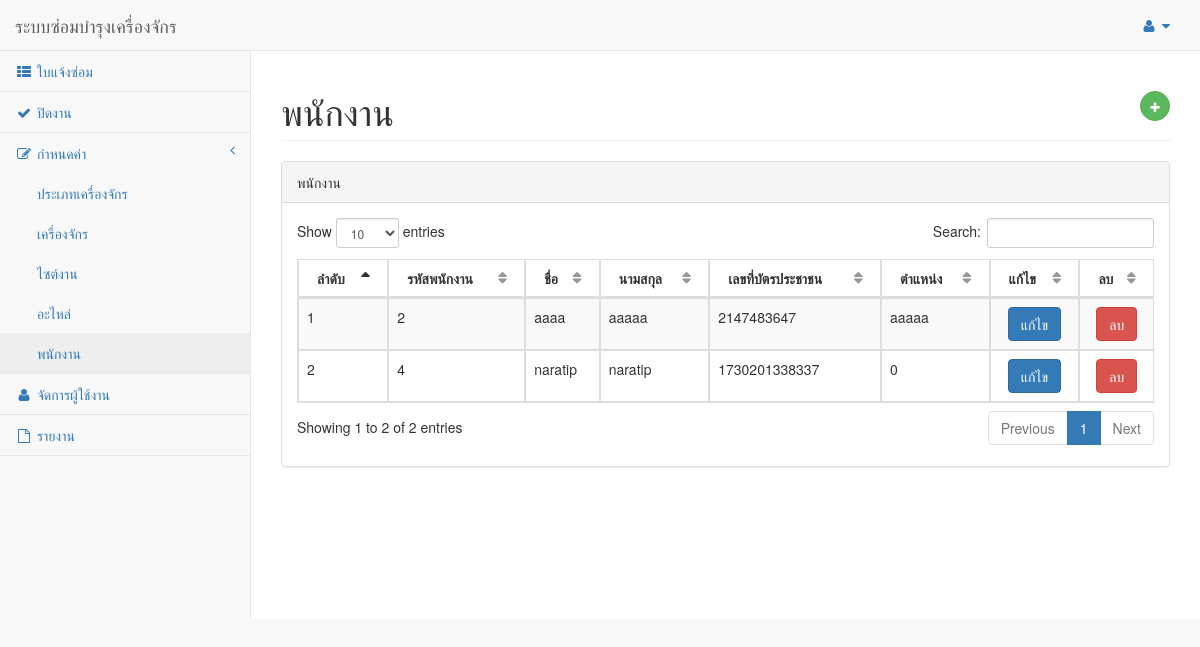
Before: /Employee/ListEmployee.php with the older database file.
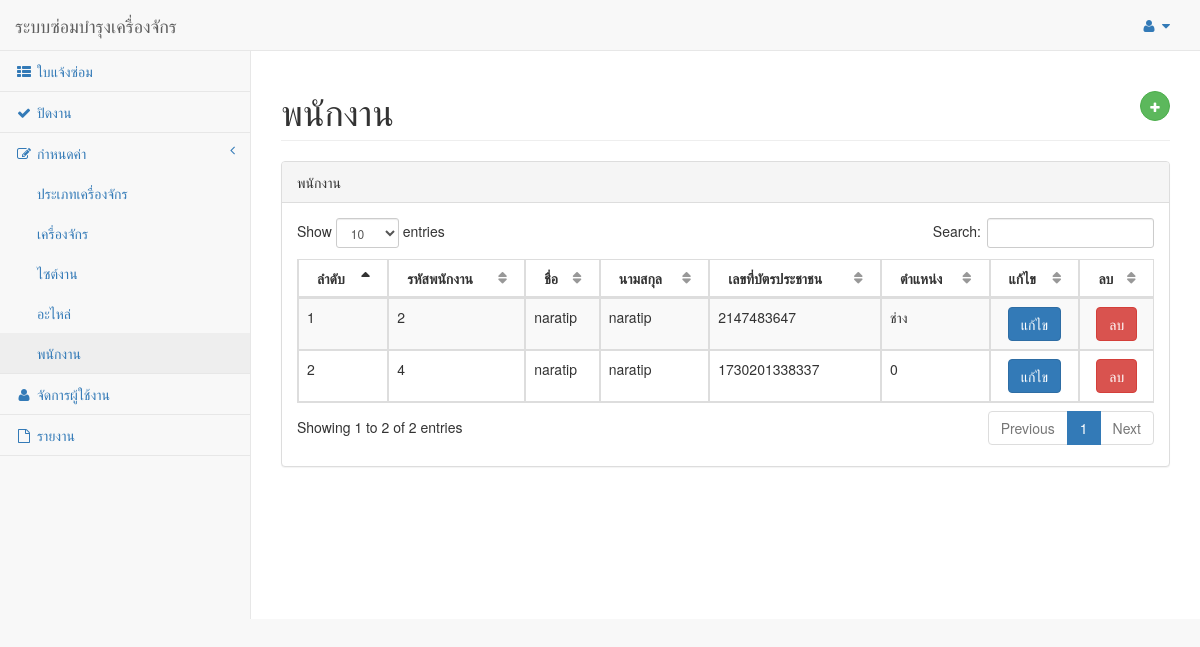
After: the same page with the newer database file.
### tables this page shows
CREATE TABLE `tmstmtemployee` (
  `XVEpyCode` int(5) NOT NULL,
  `XVEpyFirstname` varchar(100) NOT NULL,
  `XVpyLastname` varchar(100) NOT NULL,
  `XVIdCardNumber` bigint(13) NOT NULL,
  `XVEpyJobPosition` varchar(50) NOT NULL
);

### Employee/ListEmployee.php (the view, shortened to what this page needs)
<!DOCTYPE html>
<html lang="en">
<head>
    <link href="../vendor/bootstrap/css/bootstrap.min.css" rel="stylesheet">
    <link href="../vendor/metisMenu/metisMenu.min.css" rel="stylesheet">
    <link href="../vendor/datatables-plugins/dataTables.bootstrap.css" rel="stylesheet">
    <link href="../vendor/datatables-responsive/dataTables.responsive.css" rel="stylesheet">
    <link href="../dist/css/sb-admin-2.css" rel="stylesheet">
    <link href="../vendor/font-awesome/css/font-awesome.min.css" rel="stylesheet" type="text/css">
</head>
<body>
    <?php include '../Template/templsidebar.php';
    include '../database/connect.php';?>
    <div id="wrapper">
        <div id="page-wrapper">
            <div class="row">
                <div class="col-lg-12">
                    <h1 class="page-header">พนักงาน<button type="button" class="btn btn-success btn-circle"
                            style="float: right;" data-toggle="modal" data-target="#insertModal"><i
                                class="fa fa-plus"></i></h1>
                </div>
            </div>
            <div class="row">
                <div class="col-lg-12">
                    <div class="panel panel-default">
                        <div class="panel-heading">
                            พนักงาน
                        </div>
                        <div class="panel-body">
                            <table width="100%" class="table table-striped table-bordered table-hover"
                                id="dataTables-example">
                                <thead>
                                    <tr>
                                        <th>ลำดับ</th>
                                        <th>รหัสพนักงาน</th>
                                        <th>ชื่อ</th>
                                        <th>นามสกุล</th>
                                        <th>เลขที่บัตรประชาชน</th>
                                        <th>ตำแหน่ง</th>
                                        <th>แก้ไข</th>
                                        <th>ลบ</th>
                                    </tr>
                                </thead>
                                <tbody>
<?php
    $sql = " SELECT *
    FROM tmstmtemployee";
    $result = mysqli_query($connect,$sql) or die(mysqli_query($connect));
    $count = 1;
    while ($row=mysqli_fetch_array($result)){
?>
                                    <tr class="odd gradeA">
                                        <td><?php echo $count;?></td>
                                        <td><?php echo $row["XVEpyCode"];?></td>
                                        <td><?php echo $row["XVEpyFirstname"];?></td>
                                        <td><?php echo $row["XVpyLastname"];?></td>
                                        <td><?php echo $row["XVIdCardNumber"];?></td>
                                        <td><?php echo $row["XVEpyJobPosition"];?></td>
                                        <td align="center"><input class='btn btn-primary editbtn' type='button'
                                                value='แก้ไข'></td>
                                        <td align="center"><input class='btn btn-danger deletebtn' type='button'
                                                value='ลบ'></td>
                                    </tr>
                                    <?php $count++;} ?>
                                </tbody>
                            </table>
                        </div>
                    </div>
                </div>
            </div>
        </div>
    </div>
</body>
</html>

Changed rows visible on the page:
changed tmstmtemployee id 2: XVEpyFirstname "aaaa" → "naratip"; XVpyLastname "aaaaa" → "naratip"; XVEpyJobPosition "aaaaa" → "ช่าง"
